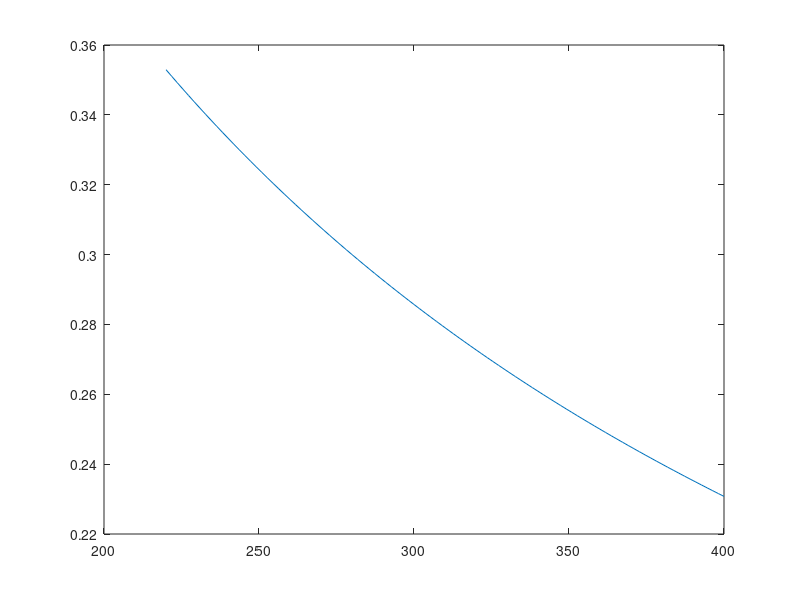
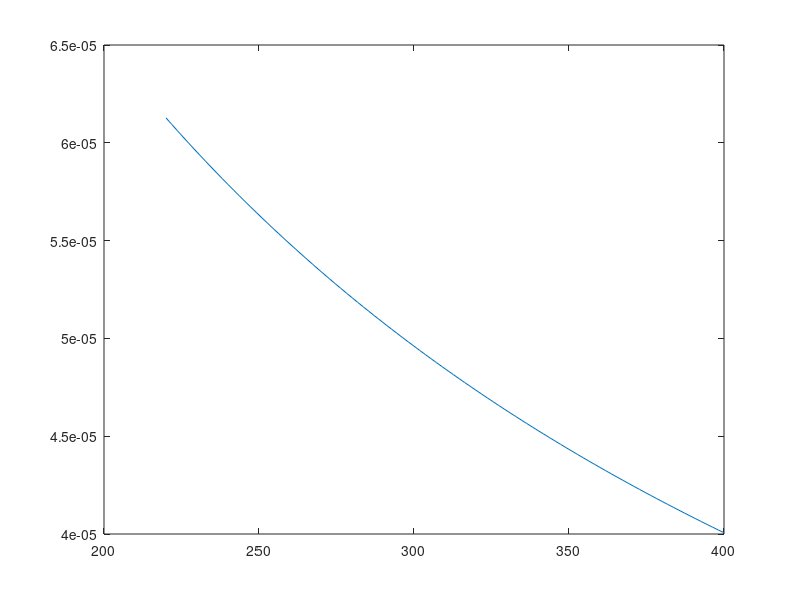
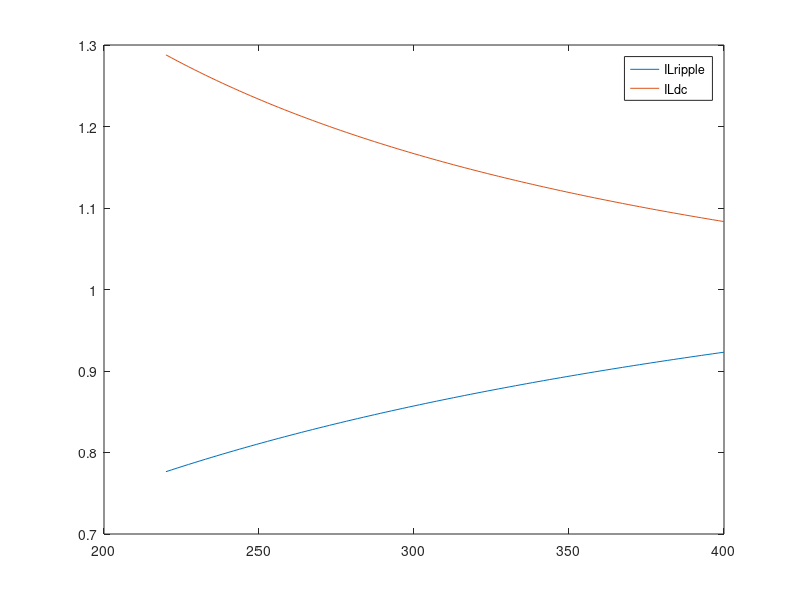
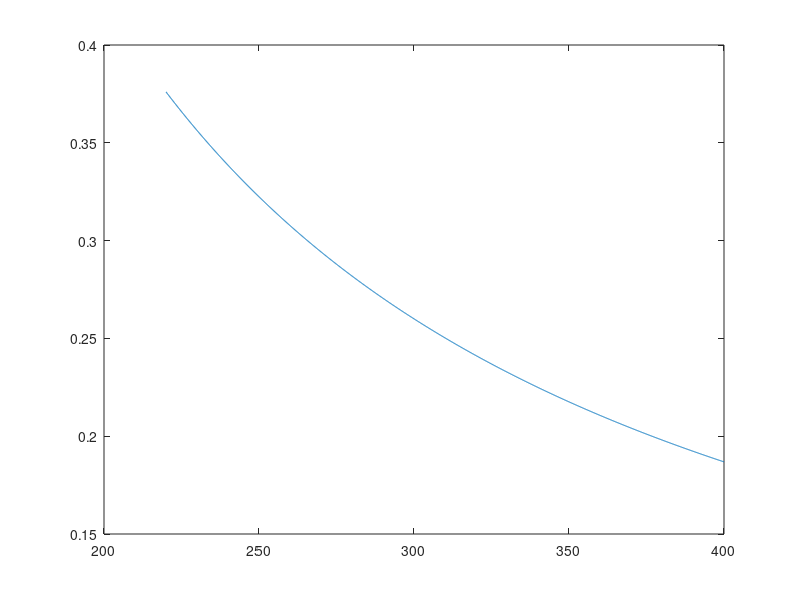

MATLAB code to generate these figures, in order: (Note: this script raises an error after producing the figures.)
Vo = 12; % V - Output voltage
TurnRatio = 10;
VoltageRange = linspace(220,400,100);
Pout = 100; % W - Max output power
Iout = Pout/Vo; % A - Max output current
R = (Vo^2)/Pout;
fs = 100e3; % Hz - Switching frequency
Lm = 1e-3; % Henry - Magnetizing inductance
Ipeak = 0; % Max value of an inductor curren
i = 1; % index value for arrays in the while loop
while(i <= numel(VoltageRange))
    D(i) = 1/[((VoltageRange(i)/Vo)*(1/TurnRatio))+1]; % CCM Duty cycle
    C(i) = (D(i)*Iout)/(fs*Vo*0.04);
    ILripple(i) = [D(i)*VoltageRange(i)]/[fs*Lm];
    ILdc(i) = Pout/(VoltageRange(i)*D(i));
    A(i) = ILdc(i)-ILripple(i)/2;
    Irms(i) = sqrt(D(i))*sqrt([(ILripple(i)^2)/3]+[ILripple(i)*A(i)]+[A(i)^2]);
    % Determine peak value of IL - CCM
    if (Ipeak <= ILdc(i)+ILripple(i)/2 && ILripple(i)/2 < ILdc(i))
        Ipeak = ILdc(i)+ILripple(i)/2;
    end
    
    if (ILripple(i)/2 > ILdc(i)) % Transition to DCM
        %D(i) = [(1/VoltageRange(i))*sqrt(2*Pout*Lm*fs)]; % Constant Po Duty
        D(i) = [(Vo/VoltageRange(i))/sqrt(R/(2*Lm*fs))]; % Constant Vo Duty
        ILripple(i) = [D(i)*VoltageRange(i)]/[fs*Lm];
        ILdc(i) = ILripple(i)/2;
        Irms(i) = sqrt(D(i))*(ILripple(i)/sqrt(3));
        Ddcm(i) = [(ILripple(i)*Lm*fs)/(Vo*TurnRatio)];
        Doff = 1-D(i)-Ddcm(i);
        if (Ipeak <= ILripple(i)) % Determine peak value of IL - DCM
            Ipeak = ILripple(i);
        end
    end
    i = i+1;
end
figure(1);
plot(VoltageRange,D);
figure(2);
plot(VoltageRange,C);
figure(3);
plot(VoltageRange,ILripple,VoltageRange,ILdc);
legend('ILripple','ILdc')
figure(4);
plot(VoltageRange,Irms);
%% Critical Conduction Mode Line
Vo = 12; % V - Output voltage
TurnRatio = 10;
fs = 100e3;
Lm = 1e-3;
VoltageRange = linspace(220,400,2000);

i = 1; % index value for arrays in the while loop
while(i <= numel(VoltageRange))
    D(i) = 1/[((VoltageRange(i)/Vo)*(1/TurnRatio))+1]; % CCM Duty cycle
    ILripple(i) = [D(i)*VoltageRange(i)]/[fs*Lm];
    P(i) = VoltageRange(i)*ILripple(i)*0.5*D(i);
    i = i+1;
end
plot(VoltageRange,P);

%% MOSFET Losses
%Conduction - Rds
Vo = 12; % V - Output voltage
TurnRatio = 5;
Rds = 0.39; % MOSFET on resistance
VoltageRange = linspace(220,400,2000);
Pout = 100; % W - Output power
i = 1; % index value for arrays in the while loop
while(i <= numel(VoltageRange))
    D(i) = 1/[((VoltageRange(i)/Vo)*(1/TurnRatio))+1]; % CCM Duty cycle
    ILdc(i) = Pout/(VoltageRange(i)*D(i));
    Pcond(i) = Rds*(ILdc(i)^2)*D(i);
    i = i+1;
end
plot(VoltageRange,Pcond);
%% MOSFET Losses
% Switching
% Switching losses are the result of overlapping drain
% current and drain to source voltage at turn on and turn off

% Switching loss is equal to: Switching-time*Vds*I*frequency. 
% The switching time, rise time, and fall time is a function of 
% the gate to drain Miller-charge of the MOSFET, Qgd, the internal 
% resistance of the driver and the Threshold Voltage, Vgs(th) the

Pcoss = 0.5*Coss*(Vds^2)*fs; % W - 1/2CV2 = energy stored in Coss
Psw = 0.5*Vds*Ipeak*toff*fs; % W - Only turn off time is considered

%% RMS of Trapezoid
Vs = 220; % V - Input voltage
Lm = 0.5e-3;
k = Vs/Lm;
D = 0.214;
Ts = 1/(60e3);
Pout = 100;
ILdc = Pout/(Vs*D);
ILripple = (Vs/Lm)*D*Ts;
A = ILdc-ILripple/2;
RMS_trapezoid = sqrt([((k*D*Ts)^2)/3]+[k*D*Ts*A]+[A^2]);
%RMS_new = sqrt([(ILripple^2)/3]+[ILripple*A]+[A^2]);